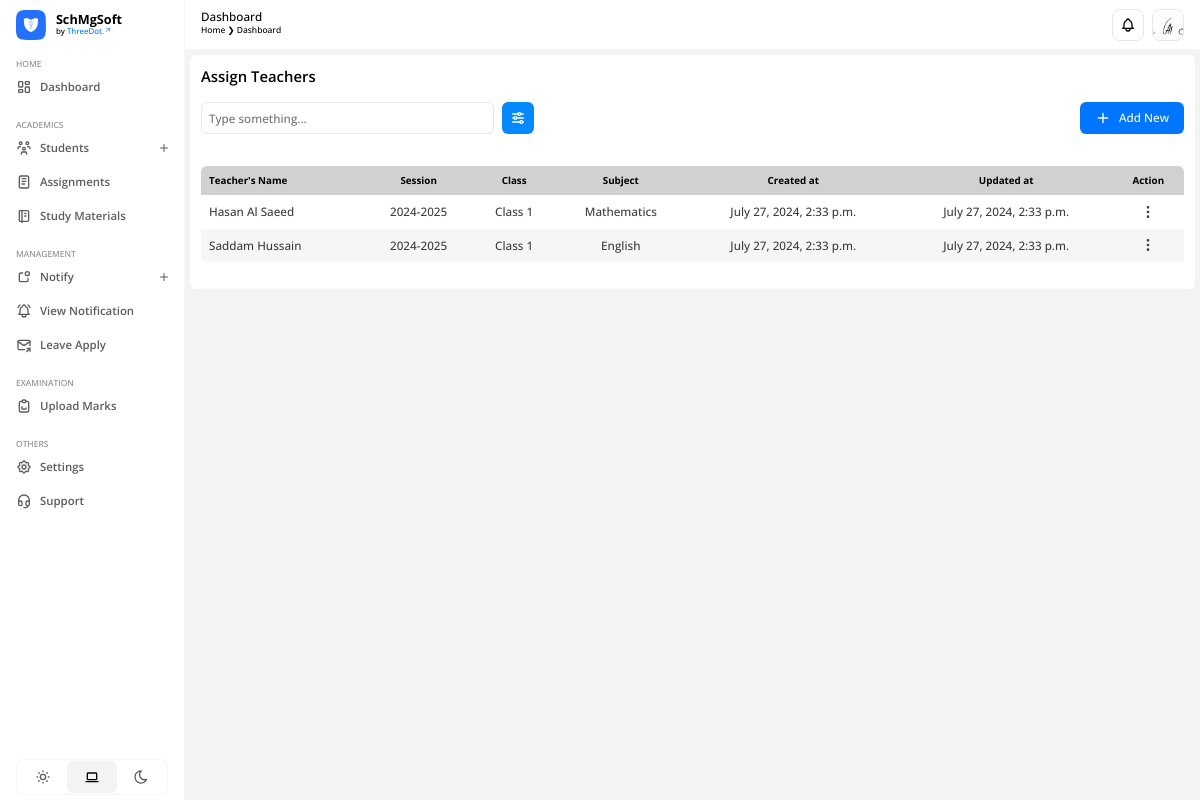
The app's page /home/assign-teachers/ (signed in) with its own data.
### apps/users/models.py (models this page shows)
class CustomUser(AbstractUser):
    USER = (
        (1, 'ADMIN'),
        (2, 'TEACHER'),
        (3, 'STUDENT')
    )
    user_type = models.CharField(choices=USER, max_length=20, default=1)
    profile_pic = models.ImageField(upload_to='profile_pic/', null=True, blank=True)
    city = models.CharField(max_length=200, blank=True)
    country = models.CharField(max_length=200, blank=True)

### apps/home/models.py (models this page shows, shortened)
class TeacherAllotment(models.Model):
    teacher = models.ForeignKey('academics.Teacher', on_delete=models.CASCADE)
    subject = models.ForeignKey(Subject, on_delete=models.CASCADE)
    created_at = models.DateTimeField(auto_now_add=True)
    updated_at = models.DateTimeField(auto_now=True)

class Subject(models.Model):
    class_id = models.ForeignKey(Class, on_delete=models.PROTECT)
    subject_name = models.CharField(max_length=250)
    created_at = models.DateTimeField(auto_now_add=True)
    updated_at = models.DateTimeField(auto_now=True)

class Class(models.Model):
    session = models.ForeignKey(Session, on_delete=models.PROTECT)
    class_name = models.CharField(max_length=100)
    created_at = models.DateTimeField(auto_now_add=True)
    updated_at = models.DateTimeField(auto_now=True)

class Session(models.Model):
    start_session = models.CharField(max_length=100)
    end_session = models.CharField(max_length=100)

### apps/academics/models.py (models this page shows, shortened)
class Teacher(models.Model):
    admin = models.OneToOneField(CustomUser, on_delete=models.CASCADE)
    gender = models.CharField(max_length=20)
    dob = models.DateField()
    mobile_number = models.PositiveIntegerField()
    pan_number = models.CharField(max_length=10)
    aadhaar_number = models.PositiveBigIntegerField()
    vill_town = models.CharField(max_length=200)
    post_office = models.CharField(max_length=200)
    police_station = models.CharField(max_length=200)
    district = models.CharField(max_length=200)
    permanent_address = models.CharField(max_length=300)
    state = models.CharField(max_length=200)
    pin = models.PositiveIntegerField()
    tenth_percentage = models.DecimalField(max_digits=4, decimal_places=2)
    twelfth_percentage = models.DecimalField(max_digits=4, decimal_places=2)
    qualification = models.CharField(max_length=500)
    bank_name = models.CharField(max_length=350)
    account_number = models.PositiveIntegerField()
    branch_name = models.CharField(max_length=350)
    ifsc = models.CharField(max_length=100)
    teacher_photo = models.ImageField(upload_to='media/profile_pic')
    cv_resume = models.FileField(upload_to='media/teachers/cv')
    created_at = models.DateTimeField(auto_now_add=True)
    updated_at = models.DateTimeField(auto_now=True)

### apps/home/views.py (the view, shortened to what this page needs)
# urls.py: path('assign-teachers/', views.assign_teachers, name='assign-teachers'),
@login_required(login_url='/')
def assign_teachers(request):
    teachers = Teacher.objects.all()
    subjects = Subject.objects.all()
    sessions = Session.objects.all()
    classes = Class.objects.all()
    teacher_allotments = TeacherAllotment.objects.all()
    context = {
        'teachers': teachers,
        'subjects': subjects,
        'sessions': sessions,
        'classes': classes,
        'teacher_allotments': teacher_allotments
    }
    return render(request, 'assign-teachers.html', context)

### apps/home/templates/assign-teachers.html (shortened to what this page needs)
{% extends "base.html" %} {% load static %} {% block htmlhead %}
<link
  rel="stylesheet"
  type="text/css"
  href="{% static 'css/home/assign-teachers.css' %}"
/>
{% endblock htmlhead %} {% block content %}
<div class="container">
  <h3>Assign Teachers</h3>
  <div class="action-bar">
    <div class="search-filter">
      <input
        type="text"
        name="search-input"
        id="search-input"
        placeholder="Type something..."
      />
      <button>
      </button>
    </div>
    <a href="#" id="add-new-btn">
      <p>Add New</p>
    </a>
  </div>
  <div id="table-container">
    <table id="teacher-assign-table">
      <thead>
        <tr>
          <th>Teacher's Name</th>
          <th style="text-align: center">Session</th>
          <th style="text-align: center">Class</th>
          <th style="text-align: center">Subject</th>
          <th style="text-align: center">Created at</th>
          <th style="text-align: center">Updated at</th>
          <th style="text-align: center">Action</th>
        </tr>
      </thead>
      <tbody id="results-table-body">
        {% for i in teacher_allotments %}
        <tr>
          <td>{{ i.teacher.admin.first_name }} {{ i.teacher.admin.last_name }}</td>
          <td style="text-align: center">{{ i.subject.class_id.session.start_session }}-{{ i.subject.class_id.session.end_session }}</td>
          <td style="text-align: center">{{ i.subject.class_id.class_name }}</td>
          <td style="text-align: center">{{ i.subject.subject_name }}</td>
          <td style="text-align: center">{{ i.created_at }}</td>
          <td style="text-align: center">{{ i.updated_at }}</td>
          <td
            style="
              text-align: center;
              display: flex;
              align-items: center;
              justify-content: center;
            "
          >
            <button class="action-btn">
            </button>
          </td>
        </tr>
        {% endfor %}
      </tbody>
    </table>
  </div>
</div>
{% include "add-assign-teachers-form.html" %}
{% endblock %}

### SchMgSoft/templates/header.html (shortened to what this page needs)
{% load static %}
{% block content %}
<header>
  <div class="left">
    <h3>Dashboard</h3>
    <div class="breadcrumb">
      <p>Home &#10095; Dashboard</p>
    </div>
  </div>
  <div class="right">
    <div id="notification-icon">
    </div>
    <div id="profile">
      {% if not user.profile_pic %}
      <img
        src="https://images.unsplash.com/photo-1522075469751-3a6694fb2f61?crop=entropy&cs=srgb&fm=jpg&ixid=M3wzMjM4NDZ8MHwxfHJhbmRvbXx8fHx8fHx8fDE3MjA2ODA4NTB8&ixlib=rb-4.0.3&q=85"
        alt="Profile Photo."
      />
      {% else %}
      <img src="{{ user.profile_pic.url }}" alt="Profile Photo." />
      {% endif %}
    </div>
  </div>
</header>
{% endblock %}
{% block extracss %}
<link rel="stylesheet" type="text/css" href="{% static 'css/header.css' %}" />
{% endblock %}

### SchMgSoft/static/css/style.css (style rules this page uses)
:root { --accent-clr-50: #edfaff; --accent-clr-100: #d6f1ff; --accent-clr-200: #b5e9ff; --accent-clr-300: #83ddff; --accent-clr-400: #48c7ff; --accent-clr-500: #1ea8ff; --accent-clr-600: #0689ff; --accent-clr-700: #0075fe; --accent-clr-800: #085ac5; --accent-clr-900: #0d4e9b; --accent-clr-950: #0e305d; --round-sm: 0.125rem; --round-norm: 0.25rem; --round-md: 0.375rem; --round-lg: 0.5rem; --round-xl: 0.75rem; --round-2xl: 1rem; --round-3xl: 1.5rem; --round-full: 50%; --transition-time: 0.15s; --animation-time: 0.3s; }
*, *:before, *:after { margin: 0; padding: 0; box-sizing: border-box; font-family: 'Open Sans', sans-serif; font-synthesis: none; -webkit-font-smoothing: antialiased; -moz-osx-font-smoothing: grayscale; text-rendering: optimizeLegibility; }
html { scroll-behavior: smooth; }
body { margin: 0; padding: 0; min-width: 100%; min-height: 100vh; font-family: 'Open Sans', sans-serif; font-synthesis: none; -webkit-font-smoothing: antialiased; -moz-osx-font-smoothing: grayscale; text-rendering: optimizeLegibility; overflow: hidden; }
body.light-mode { --text-clr-50: #f6f6f6; --text-clr-100: #e7e7e7; --text-clr-200: #d1d1d1; --text-clr-300: #b0b0b0; --text-clr-400: #9c9c9c; --text-clr-500: #8c8c8c; --text-clr-600: #5d5d5d; --text-clr-700: #4f4f4f; --text-clr-800: #454545; --text-clr-900: #3d3d3d; --text-clr-950: #000000; --bg-clr: #f3f3f3; --bg-component: #ffffff; --bg-icon: #f3f3f3; --bg-blur: rgba(255, 255, 255, 0.3); --border-clr: rgba(0, 0, 0, 0.05); --overlay: rgba(0, 0, 0, 0.5); }
a { padding: 0; margin: 0; text-decoration: none; color: var(--text-clr-950); cursor: pointer; }
p, h1, h2, h3, h4, h5, h6 { padding: 0; margin: 0; }

### SchMgSoft/static/css/home/assign-teachers.css (style rules this page uses)
.container { padding: 11px; width: 100%; display: flex; flex-direction: column; gap: 16px; align-items: start; background: var(--bg-component); border-radius: var(--round-md); }
.container h3 { font-size: 0.931rem; font-weight: 600; text-align: left; color: var(--text-clr-950); }
.container .action-bar { width: 100%; display: flex; align-items: center; justify-content: space-between; }
.container .action-bar .search-filter { width: 333px; height: 32px; display: flex; align-items: center; justify-content: space-between; }
.container .action-bar .search-filter input { padding: 7px; width: calc(100% - 40px); height: 100%; outline: none; background: none; border: 1px solid var(--text-clr-100); border-radius: var(--round-md); font-size: 0.731rem; font-weight: 500; text-align: left; color: var(--text-clr-950); transition: var(--transition-time) ease-out; }
.container .action-bar .search-filter button { width: 32px; height: 100%; display: flex; align-items: center; justify-content: center; outline: none; background: var(--accent-clr-600); border: none; border-radius: var(--round-md); transition: var(--transition-time) ease-out; }
.container .action-bar .search-filter button svg { width: 16px; height: 16px; object-fit: contain; color: #fff; }
.container .action-bar a { padding: 5px 15px; width: fit-content; height: 32px; display: flex; align-items: center; gap: 8px; justify-content: center; background: var(--accent-clr-700); color: #fff; border-radius: var(--round-md); transition: background var(--transition-time) ease-out; }
.container .action-bar a svg { width: 16px; height: 16px; object-fit: contain; }
.container .action-bar a p { font-size: 0.731rem; font-weight: 500; text-align: center; line-height: 32px; }
#table-container { width: 100%; }
table { width: 100%; border-collapse: collapse; margin: 1rem 0; }
table th, table td { text-align: left; }
table thead tr:first-child th:first-child { border-top-left-radius: var(--round-md); }
table thead tr:first-child th:last-child { border-top-right-radius: var(--round-md); }
table tbody tr:last-child td:first-child { border-bottom-left-radius: var(--round-md); }
table tbody tr:last-child td:last-child { border-bottom-right-radius: var(--round-md); }
table tbody tr:nth-child(even) { background: var(--text-clr-50); }
table th { padding: 0.5rem; font-size: 0.613rem; font-weight: 700; color: var(--text-clr-950); background-color: var(--text-clr-200); }
table td { padding: 0.3rem 0.5rem; font-size: 0.731rem; font-weight: 500; color: var(--text-clr-900); }
.action-btn { position: relative; width: 24px; height: 24px; display: flex; align-items: center; justify-content: center; background: none; border: none; outline: none; cursor: pointer; }
.action-btn svg { width: 16px; height: 16px; object-fit: contain; color: var(--text-clr-900); }

### records on screen
CustomUser: profile_pic (picture)
TeacherAllotment: teacher.admin.first_name "Hasan", teacher.admin.last_name "Al Saeed", subject.class_id.session.start_session "2024", subject.class_id.session.end_session "2025", subject.class_id.class_name "Class 1", subject.subject_name "Mathematics", created_at "July 27, 2024, 2:33 p.m.", updated_at "July 27, 2024, 2:33 p.m."
TeacherAllotment: teacher.admin.first_name "Saddam", teacher.admin.last_name "Hussain", subject.class_id.session.start_session "2024", subject.class_id.session.end_session "2025", subject.class_id.class_name "Class 1", subject.subject_name "English", created_at "July 27, 2024, 2:33 p.m.", updated_at "July 27, 2024, 2:33 p.m."
